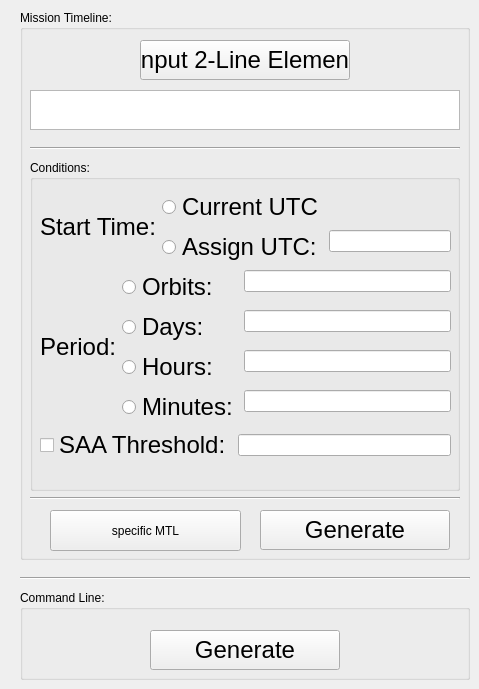
    <widget class="QWidget" name="tab_mtl_cmd">
     <attribute name="title">
      <string>MTL / CMD</string>
     </attribute>
     <widget class="Line" name="mtl_cmd_line">
      <property name="geometry">
       <rect>
        <x>20</x>
        <y>570</y>
        <width>450</width>
        <height>16</height>
       </rect>
      </property>
      <property name="orientation">
       <enum>Qt::Horizontal</enum>
      </property>
     </widget>
     <widget class="QGroupBox" name="mtl_group">
      <property name="geometry">
       <rect>
        <x>20</x>
        <y>10</y>
        <width>450</width>
        <height>550</height>
       </rect>
      </property>
      <property name="font">
       <font>
        <weight>50</weight>
        <bold>false</bold>
       </font>
      </property>
      <property name="title">
       <string>Mission Timeline:</string>
      </property>
      <widget class="QPushButton" name="mtl_input_2le_button">
       <property name="geometry">
        <rect>
         <x>120</x>
         <y>30</y>
         <width>210</width>
         <height>40</height>
        </rect>
       </property>
       <property name="font">
        <font>
         <family>Arial</family>
         <pointsize>18</pointsize>
        </font>
       </property>
       <property name="text">
        <string>Input 2-Line Element</string>
       </property>
      </widget>
      <widget class="QTextEdit" name="mtl_input_2le_text">
       <property name="geometry">
        <rect>
         <x>10</x>
         <y>80</y>
         <width>430</width>
         <height>40</height>
        </rect>
       </property>
       <property name="font">
        <font>
         <family>Arial</family>
         <pointsize>18</pointsize>
        </font>
       </property>
       <property name="html">
        <string>&lt;!DOCTYPE HTML PUBLIC &quot;-//W3C//DTD HTML 4.0//EN&quot; &quot;http://www.w3.org/TR/REC-html40/strict.dtd&quot;&gt;
&lt;html&gt;&lt;head&gt;&lt;meta name=&quot;qrichtext&quot; content=&quot;1&quot; /&gt;&lt;style type=&quot;text/css&quot;&gt;
p, li { white-space: pre-wrap; }
&lt;/style&gt;&lt;/head&gt;&lt;body style=&quot; font-family:'Arial'; font-size:18pt; font-weight:400; font-style:normal;&quot;&gt;
&lt;p style=&quot;-qt-paragraph-type:empty; margin-top:0px; margin-bottom:0px; margin-left:0px; margin-right:0px; -qt-block-indent:0; text-indent:0px; font-family:'.AppleSystemUIFont'; font-size:13pt;&quot;&gt;&lt;br /&gt;&lt;/p&gt;&lt;/body&gt;&lt;/html&gt;</string>
       </property>
      </widget>
      <widget class="Line" name="mtl_line_1">
       <property name="geometry">
        <rect>
         <x>10</x>
         <y>130</y>
         <width>430</width>
         <height>16</height>
        </rect>
       </property>
       <property name="orientation">
        <enum>Qt::Horizontal</enum>
       </property>
      </widget>
      <widget class="Line" name="mtl_line_2">
       <property name="geometry">
        <rect>
         <x>10</x>
         <y>480</y>
         <width>430</width>
         <height>16</height>
        </rect>
       </property>
       <property name="orientation">
        <enum>Qt::Horizontal</enum>
       </property>
      </widget>
      <widget class="QPushButton" name="mtl_generate_button">
       <property name="geometry">
        <rect>
         <x>240</x>
         <y>500</y>
         <width>190</width>
         <height>40</height>
        </rect>
       </property>
       <property name="font">
        <font>
         <family>Arial</family>
         <pointsize>18</pointsize>
        </font>
       </property>
       <property name="text">
        <string>Generate</string>
       </property>
      </widget>
      <widget class="QGroupBox" name="mtl_conditions_group">
       <property name="geometry">
        <rect>
         <x>10</x>
         <y>150</y>
         <width>430</width>
         <height>331</height>
        </rect>
       </property>
       <property name="font">
        <font>
         <weight>50</weight>
         <bold>false</bold>
        </font>
       </property>
       <property name="title">
        <string>Conditions:</string>
       </property>
       <widget class="QWidget" name="horizontalLayoutWidget_3">
        <property name="geometry">
         <rect>
          <x>10</x>
          <y>30</y>
          <width>411</width>
          <height>74</height>
         </rect>
        </property>
        <layout class="QHBoxLayout" name="mtl_start_time_horizontal_layout">
         <item>
          <widget class="QLabel" name="mtl_start_time_label">
           <property name="font">
            <font>
             <family>Arial</family>
             <pointsize>18</pointsize>
            </font>
           </property>
           <property name="text">
            <string>Start Time:</string>
           </property>
          </widget>
         </item>
         <item>
          <layout class="QFormLayout" name="mtl_start_time_form_layout">
           <property name="formAlignment">
            <set>Qt::AlignCenter</set>
           </property>
           <item row="0" column="0">
            <widget class="QRadioButton" name="mtl_current_utc_radio_button">
             <property name="font">
              <font>
               <family>Arial</family>
               <pointsize>18</pointsize>
              </font>
             </property>
             <property name="text">
              <string>Current UTC</string>
             </property>
            </widget>
           </item>
           <item row="1" column="0">
            <widget class="QRadioButton" name="mtl_assign_utc_radio_button">
             <property name="font">
              <font>
               <family>Arial</family>
               <pointsize>18</pointsize>
              </font>
             </property>
             <property name="text">
              <string>Assign UTC:</string>
             </property>
            </widget>
           </item>
           <item row="1" column="1">
            <widget class="QLineEdit" name="mtl_assign_utc_line"/>
           </item>
          </layout>
         </item>
        </layout>
       </widget>
       <widget class="QWidget" name="horizontalLayoutWidget_5">
        <property name="geometry">
         <rect>
          <x>10</x>
          <y>110</y>
          <width>411</width>
          <height>154</height>
         </rect>
        </property>
        <layout class="QHBoxLayout" name="mtl_period_horizontal_layout">
         <item>
          <widget class="QLabel" name="mtl_period_label">
           <property name="font">
            <font>
             <family>Arial</family>
             <pointsize>18</pointsize>
            </font>
           </property>
           <property name="text">
            <string>Period:</string>
           </property>
          </widget>
         </item>
         <item>
          <layout class="QFormLayout" name="mtl_period_form_layout">
           <property name="formAlignment">
            <set>Qt::AlignCenter</set>
           </property>
           <item row="0" column="0">
            <widget class="QRadioButton" name="mtl_orbits_radio_button">
             <property name="font">
              <font>
               <family>Arial</family>
               <pointsize>18</pointsize>
              </font>
             </property>
             <property name="text">
              <string>Orbits:</string>
             </property>
            </widget>
           </item>
           <item row="0" column="1">
            <widget class="QLineEdit" name="mtl_orbits_line"/>
           </item>
           <item row="1" column="0">
            <widget class="QRadioButton" name="mtl_days_radio_button">
             <property name="font">
              <font>
               <family>Arial</family>
               <pointsize>18</pointsize>
              </font>
             </property>
             <property name="text">
              <string>Days:</string>
             </property>
            </widget>
           </item>
           <item row="1" column="1">
            <widget class="QLineEdit" name="mtl_days_line"/>
           </item>
           <item row="2" column="0">
            <widget class="QRadioButton" name="mtl_hours_radio_button">
             <property name="font">
              <font>
               <family>Arial</family>
               <pointsize>18</pointsize>
              </font>
             </property>
             <property name="text">
              <string>Hours:</string>
             </property>
            </widget>
           </item>
           <item row="3" column="0">
            <widget class="QRadioButton" name="mtl_minutes_radio_button">
             <property name="font">
              <font>
               <family>Arial</family>
               <pointsize>18</pointsize>
              </font>
             </property>
             <property name="text">
              <string>Minutes:</string>
             </property>
            </widget>
           </item>
           <item row="2" column="1">
            <widget class="QLineEdit" name="mtl_hours_line"/>
           </item>
           <item row="3" column="1">
            <widget class="QLineEdit" name="mtl_minutes_line"/>
           </item>
          </layout>
         </item>
        </layout>
       </widget>
       <widget class="QWidget" name="horizontalLayoutWidget_7">
        <property name="geometry">
         <rect>
          <x>10</x>
          <y>260</y>
          <width>411</width>
          <height>51</height>
         </rect>
        </property>
        <layout class="QHBoxLayout" name="mtl_saa_horizontal_layout">
         <item>
          <widget class="QCheckBox" name="mtl_saa_check_box">
           <property name="font">
            <font>
             <family>Arial</family>
             <pointsize>18</pointsize>
            </font>
           </property>
           <property name="text">
            <string>SAA Threshold:</string>
           </property>
          </widget>
         </item>
         <item>
          <widget class="QLineEdit" name="mtl_saa_line"/>
         </item>
        </layout>
       </widget>
      </widget>
      <widget class="QPushButton" name="mtl_specific_MTL">
       <property name="geometry">
        <rect>
         <x>30</x>
         <y>500</y>
         <width>191</width>
         <height>41</height>
        </rect>
       </property>
       <property name="text">
        <string>specific MTL</string>
       </property>
      </widget>
     </widget>
     <widget class="QGroupBox" name="cmd_group">
      <property name="geometry">
       <rect>
        <x>20</x>
        <y>590</y>
        <width>450</width>
        <height>90</height>
       </rect>
      </property>
      <property name="font">
       <font>
        <weight>50</weight>
        <bold>false</bold>
       </font>
      </property>
      <property name="title">
       <string>Command Line:</string>
      </property>
      <widget class="QPushButton" name="cmd_generate_button">
       <property name="geometry">
        <rect>
         <x>130</x>
         <y>40</y>
         <width>190</width>
         <height>40</height>
        </rect>
       </property>
       <property name="font">
        <font>
         <family>Arial</family>
         <pointsize>18</pointsize>
        </font>
       </property>
       <property name="text">
        <string>Generate</string>
       </property>
      </widget>
     </widget>
    </widget>
